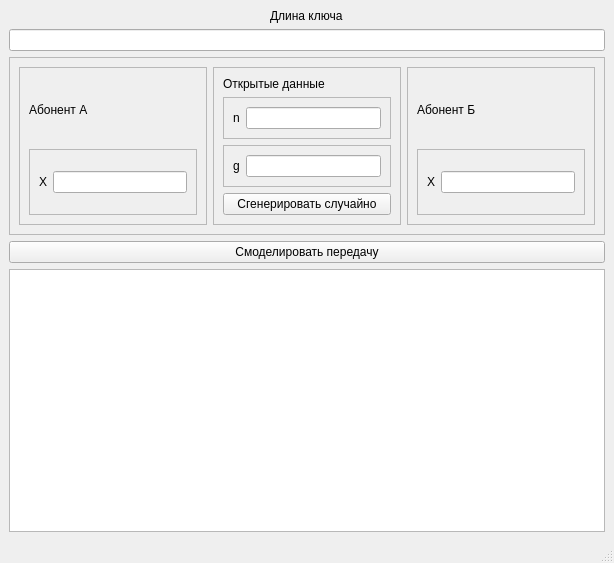
<?xml version="1.0" encoding="UTF-8"?>
<ui version="4.0">
 <class>MainWindow</class>
 <widget class="QMainWindow" name="MainWindow">
  <property name="geometry">
   <rect>
    <x>0</x>
    <y>0</y>
    <width>614</width>
    <height>563</height>
   </rect>
  </property>
  <property name="windowTitle">
   <string>Диффи-Хеллман</string>
  </property>
  <widget class="QWidget" name="centralwidget">
   <layout class="QVBoxLayout" name="verticalLayout_4">
    <item alignment="Qt::AlignHCenter">
     <widget class="QLabel" name="label_8">
      <property name="text">
       <string>Длина ключа</string>
      </property>
     </widget>
    </item>
    <item>
     <widget class="QLineEdit" name="lineEditKeyLength"/>
    </item>
    <item>
     <widget class="QFrame" name="frame_8">
      <property name="frameShape">
       <enum>QFrame::StyledPanel</enum>
      </property>
      <property name="frameShadow">
       <enum>QFrame::Raised</enum>
      </property>
      <layout class="QHBoxLayout" name="horizontalLayout_5">
       <item>
        <widget class="QFrame" name="frame">
         <property name="frameShape">
          <enum>QFrame::StyledPanel</enum>
         </property>
         <property name="frameShadow">
          <enum>QFrame::Raised</enum>
         </property>
         <layout class="QVBoxLayout" name="verticalLayout_2">
          <item>
           <widget class="QLabel" name="label">
            <property name="text">
             <string>Абонент А</string>
            </property>
           </widget>
          </item>
          <item>
           <widget class="QFrame" name="frame_6">
            <property name="frameShape">
             <enum>QFrame::StyledPanel</enum>
            </property>
            <property name="frameShadow">
             <enum>QFrame::Raised</enum>
            </property>
            <layout class="QHBoxLayout" name="horizontalLayout_3">
             <item>
              <widget class="QLabel" name="label_6">
               <property name="text">
                <string>X</string>
               </property>
              </widget>
             </item>
             <item>
              <widget class="QLineEdit" name="lineEditXA"/>
             </item>
            </layout>
           </widget>
          </item>
         </layout>
        </widget>
       </item>
       <item>
        <widget class="QFrame" name="frame_2">
         <property name="frameShape">
          <enum>QFrame::StyledPanel</enum>
         </property>
         <property name="frameShadow">
          <enum>QFrame::Raised</enum>
         </property>
         <layout class="QVBoxLayout" name="verticalLayout">
          <item>
           <widget class="QLabel" name="label_3">
            <property name="text">
             <string>Открытые данные</string>
            </property>
           </widget>
          </item>
          <item>
           <widget class="QFrame" name="frame_4">
            <property name="frameShape">
             <enum>QFrame::StyledPanel</enum>
            </property>
            <property name="frameShadow">
             <enum>QFrame::Raised</enum>
            </property>
            <layout class="QHBoxLayout" name="horizontalLayout">
             <item>
              <widget class="QLabel" name="label_4">
               <property name="text">
                <string>n</string>
               </property>
              </widget>
             </item>
             <item>
              <widget class="QLineEdit" name="lineEditN"/>
             </item>
            </layout>
           </widget>
          </item>
          <item>
           <widget class="QFrame" name="frame_5">
            <property name="frameShape">
             <enum>QFrame::StyledPanel</enum>
            </property>
            <property name="frameShadow">
             <enum>QFrame::Raised</enum>
            </property>
            <layout class="QHBoxLayout" name="horizontalLayout_2">
             <item>
              <widget class="QLabel" name="label_5">
               <property name="text">
                <string>g</string>
               </property>
              </widget>
             </item>
             <item>
              <widget class="QLineEdit" name="lineEditG"/>
             </item>
            </layout>
           </widget>
          </item>
          <item>
           <widget class="QPushButton" name="btnGenerateRand">
            <property name="text">
             <string>Сгенерировать случайно</string>
            </property>
           </widget>
          </item>
         </layout>
        </widget>
       </item>
       <item>
        <widget class="QFrame" name="frame_3">
         <property name="frameShape">
          <enum>QFrame::StyledPanel</enum>
         </property>
         <property name="frameShadow">
          <enum>QFrame::Raised</enum>
         </property>
         <layout class="QVBoxLayout" name="verticalLayout_3">
          <item>
           <widget class="QLabel" name="label_2">
            <property name="text">
             <string>Абонент Б</string>
            </property>
           </widget>
          </item>
          <item>
           <widget class="QFrame" name="frame_7">
            <property name="frameShape">
             <enum>QFrame::StyledPanel</enum>
            </property>
            <property name="frameShadow">
             <enum>QFrame::Raised</enum>
            </property>
            <layout class="QHBoxLayout" name="horizontalLayout_4">
             <item>
              <widget class="QLabel" name="label_7">
               <property name="text">
                <string>X</string>
               </property>
              </widget>
             </item>
             <item>
              <widget class="QLineEdit" name="lineEditXB"/>
             </item>
            </layout>
           </widget>
          </item>
         </layout>
        </widget>
       </item>
      </layout>
     </widget>
    </item>
    <item>
     <widget class="QPushButton" name="btnSimulate">
      <property name="text">
       <string>Смоделировать передачу</string>
      </property>
     </widget>
    </item>
    <item>
     <widget class="QTextBrowser" name="textBrowser"/>
    </item>
   </layout>
  </widget>
  <widget class="QMenuBar" name="menubar">
   <property name="geometry">
    <rect>
     <x>0</x>
     <y>0</y>
     <width>614</width>
     <height>21</height>
    </rect>
   </property>
  </widget>
  <widget class="QStatusBar" name="statusbar"/>
 </widget>
 <resources/>
 <connections/>
</ui>
